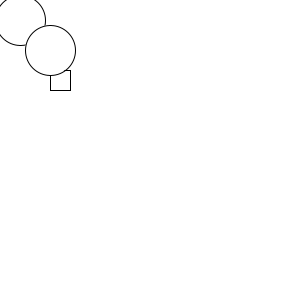
Frame 1 (no input)
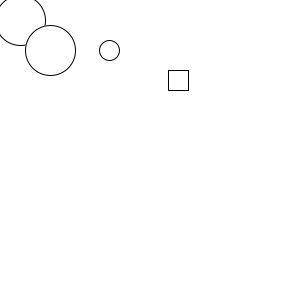
Frame 60 (the mouse pressed at the canvas centre just before this capture)
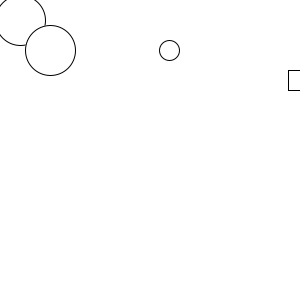
Frame 120 (the mouse held since frame 60 and released just before this capture)

The Processing sketch that drew these frames (run headless with seeded random() and noise(); from frame 60 on, the mouse is pressed at the canvas centre):

// Processing sketch: ex11_morestuff_rectmove
// ── ex11_morestuff_rectmove.pde
int x1 = 50;
int x2 = 50;

void setup() {
  size(300,300);
  background(255);
}

void draw() {
  background(255);
  ellipse(x1,50,20,20);
  x1 = x1 + 1;

  rect(x2,70,20,20);
  x2 = x2 + 2; //rect will move faster
  
  // circles will never move
  ellipse(20,20,50,50);
  ellipse(50,50,50,50);
}
 
